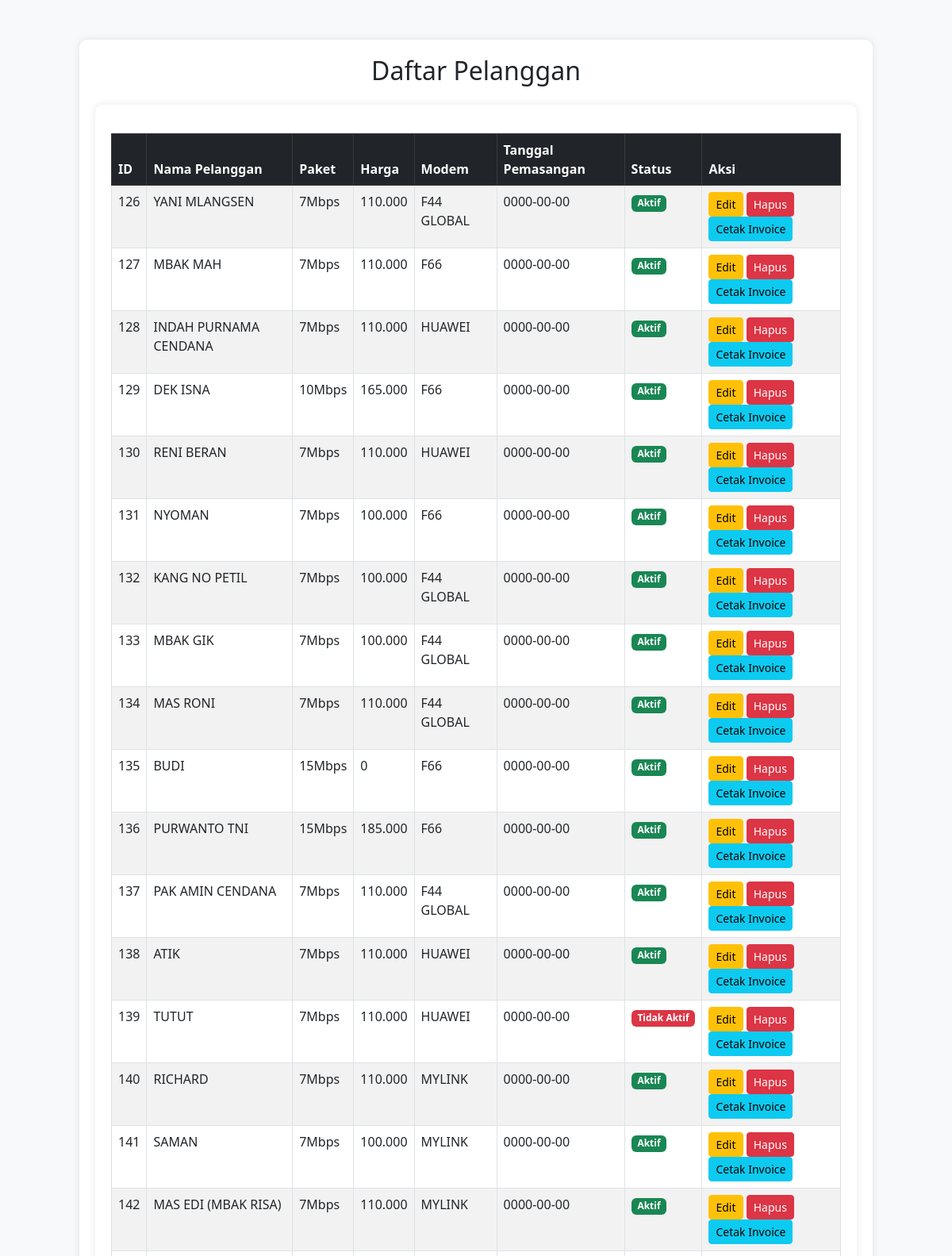
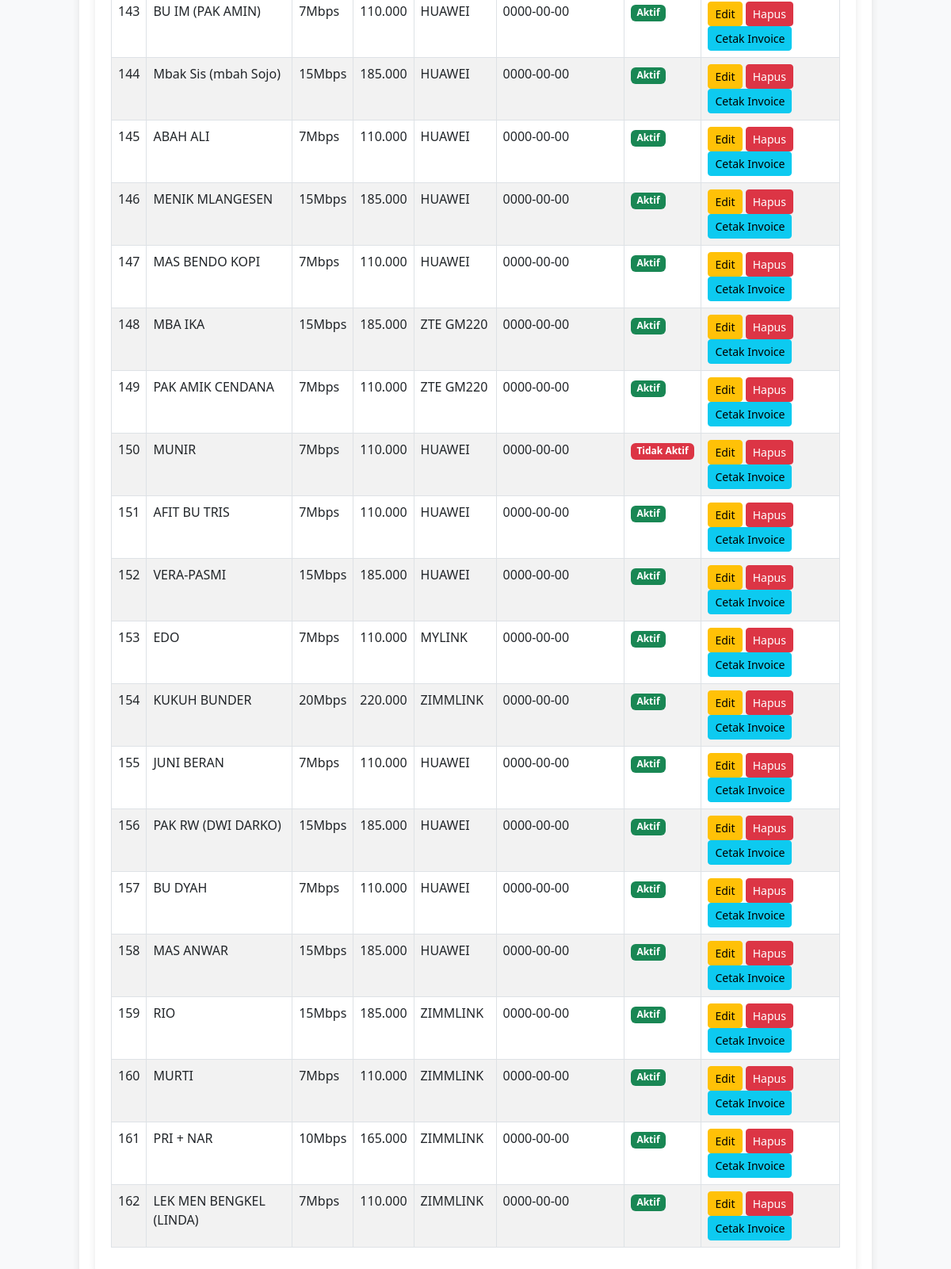
/invoice.php (signed in), run on the app's committed database (2 pictures, top to bottom).
### tables this page shows
CREATE TABLE `customers` (
  `id` int(11) NOT NULL,
  `customer_name` varchar(255) NOT NULL,
  `package` varchar(255) NOT NULL,
  `price` decimal(10,2) NOT NULL,
  `modem` varchar(255) NOT NULL,
  `installation_date` date NOT NULL,
  `status` enum('Aktif','Tidak Aktif') NOT NULL
);

### invoice.php (the view, shortened to what this page needs)
<?php
include 'config.php';
$result = $conn->query("SELECT * FROM customers");
?>
<!DOCTYPE html>
<html lang="id">
<head>
    <link rel="stylesheet" href="https://cdn.jsdelivr.net/npm/bootstrap@5.3.0/dist/css/bootstrap.min.css">
</head>
<body>
    <div class="container">
        <h2 class="text-center mb-4">Daftar Pelanggan</h2>
        <div class="table-container">
            <table class="table table-striped table-bordered mt-3">
                <thead class="table-dark">
                    <tr>
                        <th>ID</th>
                        <th>Nama Pelanggan</th>
                        <th>Paket</th>
                        <th>Harga</th>
                        <th>Modem</th>
                        <th>Tanggal Pemasangan</th>
                        <th>Status</th>
                        <th>Aksi</th>
                    </tr>
                </thead>
                <tbody>
                    <?php while ($row = $result->fetch_assoc()) { ?>
                        <tr>
                            <td><?php echo $row['id']; ?></td>
                            <td><?php echo $row['customer_name']; ?></td>
                            <td><?php echo $row['package']; ?></td>
                            <td><?php echo number_format($row['price'], 0, ',', '.'); ?></td>
                            <td><?php echo $row['modem']; ?></td>
                            <td><?php echo $row['installation_date']; ?></td>
                            <td>
                                <span class="badge bg-<?php echo ($row['status'] == 'Aktif') ? 'success' : 'danger'; ?>">
                                    <?php echo $row['status']; ?>
                                </span>
                            </td>
                            <td>
                                <a href="tambah_pelanggan.php?edit=<?php echo $row['id']; ?>" class="btn btn-sm btn-warning">Edit</a>
                                <a href="tambah_pelanggan.php?delete=<?php echo $row['id']; ?>" class="btn btn-sm btn-danger" onclick="return confirm('Apakah Anda yakin ingin menghapus pelanggan ini?');">Hapus</a>
                                <a href="cetak_invoice.php?id=<?php echo $row['id']; ?>" class="btn btn-sm btn-info" target="_blank">Cetak Invoice</a>
                            </td>
                        </tr>
                    <?php } ?>
                </tbody>
            </table>
        </div>
    </div>
</body>
</html>

### invoice.php (style rules this page uses)
body { background-color: #f8f9fa; }
.container { max-width: 1000px; margin-top: 50px; background: white; padding: 20px; border-radius: 10px; box-shadow: 0px 0px 10px rgba(0, 0, 0, 0.1); }
.table-container { background: white; padding: 20px; border-radius: 10px; box-shadow: 0px 0px 10px rgba(0, 0, 0, 0.1); }

### data on the page
customers: id "126", customer_name "YANI MLANGSEN", package "7Mbps", price "110.000", modem "F44 GLOBAL", installation_date "0000-00-00", status "Aktif"
customers: id "127", customer_name "MBAK MAH", package "7Mbps", price "110.000", modem "F66", installation_date "0000-00-00", status "Aktif"
customers: id "128", customer_name "INDAH PURNAMA CENDANA", package "7Mbps", price "110.000", modem "HUAWEI", installation_date "0000-00-00", status "Aktif"
customers: id "129", customer_name "DEK ISNA", package "10Mbps", price "165.000", modem "F66", installation_date "0000-00-00", status "Aktif"
customers: id "130", customer_name "RENI BERAN", package "7Mbps", price "110.000", modem "HUAWEI", installation_date "0000-00-00", status "Aktif"
customers: id "131", customer_name "NYOMAN", package "7Mbps", price "100.000", modem "F66", installation_date "0000-00-00", status "Aktif"
customers: id "132", customer_name "KANG NO PETIL", package "7Mbps", price "100.000", modem "F44 GLOBAL", installation_date "0000-00-00", status "Aktif"
customers: id "133", customer_name "MBAK GIK", package "7Mbps", price "100.000", modem "F44 GLOBAL", installation_date "0000-00-00", status "Aktif"
customers: id "134", customer_name "MAS RONI", package "7Mbps", price "110.000", modem "F44 GLOBAL", installation_date "0000-00-00", status "Aktif"
customers: id "135", customer_name "BUDI", package "15Mbps", price "0", modem "F66", installation_date "0000-00-00", status "Aktif"
customers: id "136", customer_name "PURWANTO TNI", package "15Mbps", price "185.000", modem "F66", installation_date "0000-00-00", status "Aktif"
customers: id "137", customer_name "PAK AMIN CENDANA", package "7Mbps", price "110.000", modem "F44 GLOBAL", installation_date "0000-00-00", status "Aktif"
customers: id "138", customer_name "ATIK", package "7Mbps", price "110.000", modem "HUAWEI", installation_date "0000-00-00", status "Aktif"
customers: id "139", customer_name "TUTUT", package "7Mbps", price "110.000", modem "HUAWEI", installation_date "0000-00-00", status "Tidak Aktif"
customers: id "140", customer_name "RICHARD", package "7Mbps", price "110.000", modem "MYLINK", installation_date "0000-00-00", status "Aktif"
customers: id "141", customer_name "SAMAN", package "7Mbps", price "100.000", modem "MYLINK", installation_date "0000-00-00", status "Aktif"
customers: id "142", customer_name "MAS EDI (MBAK RISA)", package "7Mbps", price "110.000", modem "MYLINK", installation_date "0000-00-00", status "Aktif"
customers: id "143", customer_name "BU IM (PAK AMIN)", package "7Mbps", price "110.000", modem "HUAWEI", installation_date "0000-00-00", status "Aktif"
customers: id "144", customer_name "Mbak Sis (mbah Sojo)", package "15Mbps", price "185.000", modem "HUAWEI", installation_date "0000-00-00", status "Aktif"
customers: id "145", customer_name "ABAH ALI", package "7Mbps", price "110.000", modem "HUAWEI", installation_date "0000-00-00", status "Aktif"
customers: id "146", customer_name "MENIK MLANGESEN", package "15Mbps", price "185.000", modem "HUAWEI", installation_date "0000-00-00", status "Aktif"
customers: id "147", customer_name "MAS BENDO KOPI", package "7Mbps", price "110.000", modem "HUAWEI", installation_date "0000-00-00", status "Aktif"
customers: id "148", customer_name "MBA IKA", package "15Mbps", price "185.000", modem "ZTE GM220", installation_date "0000-00-00", status "Aktif"
customers: id "149", customer_name "PAK AMIK CENDANA", package "7Mbps", price "110.000", modem "ZTE GM220", installation_date "0000-00-00", status "Aktif"
customers: id "150", customer_name "MUNIR", package "7Mbps", price "110.000", modem "HUAWEI", installation_date "0000-00-00", status "Tidak Aktif"
customers: id "151", customer_name "AFIT BU TRIS", package "7Mbps", price "110.000", modem "HUAWEI", installation_date "0000-00-00", status "Aktif"
customers: id "152", customer_name "VERA-PASMI", package "15Mbps", price "185.000", modem "HUAWEI", installation_date "0000-00-00", status "Aktif"
customers: id "153", customer_name "EDO", package "7Mbps", price "110.000", modem "MYLINK", installation_date "0000-00-00", status "Aktif"
customers: id "154", customer_name "KUKUH BUNDER", package "20Mbps", price "220.000", modem "ZIMMLINK", installation_date "0000-00-00", status "Aktif"
customers: id "155", customer_name "JUNI BERAN", package "7Mbps", price "110.000", modem "HUAWEI", installation_date "0000-00-00", status "Aktif"
customers: id "156", customer_name "PAK RW (DWI DARKO)", package "15Mbps", price "185.000", modem "HUAWEI", installation_date "0000-00-00", status "Aktif"
customers: id "157", customer_name "BU DYAH", package "7Mbps", price "110.000", modem "HUAWEI", installation_date "0000-00-00", status "Aktif"
customers: id "158", customer_name "MAS ANWAR", package "15Mbps", price "185.000", modem "HUAWEI", installation_date "0000-00-00", status "Aktif"
customers: id "159", customer_name "RIO", package "15Mbps", price "185.000", modem "ZIMMLINK", installation_date "0000-00-00", status "Aktif"
customers: id "160", customer_name "MURTI", package "7Mbps", price "110.000", modem "ZIMMLINK", installation_date "0000-00-00", status "Aktif"
customers: id "161", customer_name "PRI + NAR", package "10Mbps", price "165.000", modem "ZIMMLINK", installation_date "0000-00-00", status "Aktif"
customers: id "162", customer_name "LEK MEN BENGKEL (LINDA)", package "7Mbps", price "110.000", modem "ZIMMLINK", installation_date "0000-00-00", status "Aktif"
